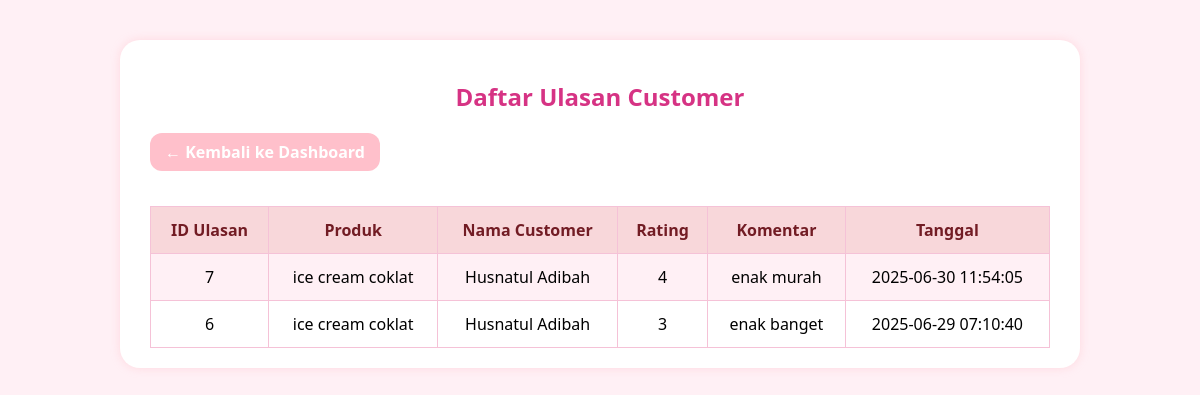
Page /lihat_ulasan.php (signed in) on the committed database.
### tables this page shows
CREATE TABLE `ulasan` (
  `id` int(11) NOT NULL,
  `pengguna_id` int(11) NOT NULL,
  `produk_id` int(11) NOT NULL,
  `rating` tinyint(4) NOT NULL CHECK (`rating` between 1 and 5),
  `komentar` text DEFAULT NULL,
  `gambar` varchar(255) DEFAULT NULL,
  `tanggal_ulasan` timestamp NOT NULL DEFAULT current_timestamp()
);

CREATE TABLE `produk` (
  `id` int(11) NOT NULL,
  `nama` varchar(100) NOT NULL,
  `deskripsi` text DEFAULT NULL,
  `harga` decimal(10,2) NOT NULL,
  `stok` int(11) NOT NULL DEFAULT 0,
  `gambar` varchar(255) DEFAULT NULL,
  `kategori` varchar(100) DEFAULT NULL,
  `status` enum('aktif','nonaktif') DEFAULT 'aktif',
  `tanggal_dibuat` timestamp NOT NULL DEFAULT current_timestamp()
);

CREATE TABLE `pengguna` (
  `id` int(11) NOT NULL,
  `nama` varchar(100) NOT NULL,
  `email` varchar(100) NOT NULL,
  `password` varchar(255) NOT NULL,
  `role` enum('admin','customer') NOT NULL DEFAULT 'customer',
  `tanggal_dibuat` timestamp NOT NULL DEFAULT current_timestamp()
);

### lihat_ulasan.php (the view, shortened to what this page needs)
<?php
include 'koneksi.php';
$query = "
    SELECT uls.id, p.nama AS nama_produk, pg.nama AS nama_customer, uls.rating, uls.komentar, uls.tanggal_ulasan
    FROM ulasan uls
    JOIN produk p ON uls.produk_id = p.id
    JOIN pengguna pg ON uls.pengguna_id = pg.id
    ORDER BY uls.tanggal_ulasan DESC
";
$result = mysqli_query($koneksi, $query);
?>
<!DOCTYPE html>
<html>
<head>
</head>
<body>
    <div class="container">
        <h2>Daftar Ulasan Customer</h2>
        <a class="back-link" href="admin_dashboard.php">← Kembali ke Dashboard</a>
        <?php if (mysqli_num_rows($result) > 0): ?>
        <table>
            <tr>
                <th>ID Ulasan</th>
                <th>Produk</th>
                <th>Nama Customer</th>
                <th>Rating</th>
                <th>Komentar</th>
                <th>Tanggal</th>
            </tr>
            <?php while($ulasan = mysqli_fetch_assoc($result)): ?>
            <tr>
                <td><?= htmlspecialchars($ulasan['id']) ?></td>
                <td><?= htmlspecialchars($ulasan['nama_produk']) ?></td>
                <td><?= htmlspecialchars($ulasan['nama_customer']) ?></td>
                <td><?= htmlspecialchars($ulasan['rating']) ?></td>
                <td><?= htmlspecialchars($ulasan['komentar']) ?></td>
                <td><?= htmlspecialchars($ulasan['tanggal_ulasan']) ?></td>
            </tr>
            <?php endwhile; ?>
        </table>
        <?php else: ?>
            <p>Tidak ada ulasan.</p>
        <?php endif; ?>
    </div>
</body>
</html>

### lihat_ulasan.php (style rules this page uses)
body { font-family: 'Segoe UI', sans-serif; background-color: #fff0f5; margin: 0; padding: 0; }
.container { max-width: 900px; margin: 40px auto; background-color: #ffffff; padding: 20px 30px; border-radius: 20px; box-shadow: 0 0 10px rgba(255, 182, 193, 0.4); }
h2 { text-align: center; color: #d63384; }
a.back-link { display: inline-block; margin-bottom: 20px; text-decoration: none; background-color: #ffc0cb; padding: 8px 15px; border-radius: 12px; color: #fff; font-weight: bold; transition: background-color 0.3s ease; }
table { width: 100%; border-collapse: collapse; margin-top: 15px; }
table th, table td { border: 1px solid #f5c2d7; padding: 12px; text-align: center; }
table th { background-color: #f8d7da; color: #721c24; }
table tr:nth-child(even) { background-color: #fff0f5; }

### rows in the picture
ulasan: id "7", produk.nama "ice cream coklat", pengguna.nama "Husnatul Adibah", rating "4", komentar "enak murah", tanggal_ulasan "2025-06-30 11:54:05"
ulasan: id "6", produk.nama "ice cream coklat", pengguna.nama "Husnatul Adibah", rating "3", komentar "enak banget", tanggal_ulasan "2025-06-29 07:10:40"
